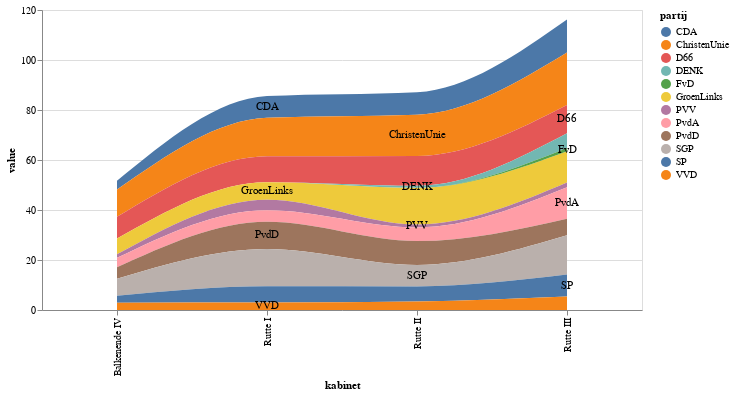

Here is the notebook cell this chart was saved with:
### Code cell
# Step 1: create the line
metric_of_interest = 'aantal_succesvolle_moties_zetel'
area = alt.Chart(party_perf).mark_area(interpolate="monotone").encode(
    x='kabinet:O',
    y='value:Q',
    color='partij:N'
).transform_filter(alt.FieldEqualPredicate(field='stat', equal=metric_of_interest))

data = party_perf[party_perf['stat'] == metric_of_interest]
parties=list(party_perf['partij'].unique())

def get_y_positions(party_perf, kabinet):
    return data.groupby(["kabinet", "partij"]).sum().loc[kabinet].iloc[::-1].cumsum()["value"]

def get_bar_width(kabinet, partij):
    query = f'kabinet == "{kabinet}" & partij == "{partij}"'
    return data.query(query)['value'].values[0]
    
xpos = ['Rutte III' if i%3==2 
                else 'Rutte II' if i%3==1
                else 'Rutte I' 
                for i, p in enumerate(parties)]

ys = {c: get_y_positions(party_perf, c) for c in cabinets}
ypos = [ys[xpos[i]].loc[p] - 0.5* get_bar_width(xpos[i],p) for i, p in enumerate(parties)]
test = [get_bar_width(xpos[i],p) for i, p in enumerate(parties)]
demotext = pd.DataFrame({'kabinet': xpos, 'value': ypos, 'partij': parties, 'test':test})
demotext



t = (alt.Chart(demotext).mark_text()
        .encode(
    x='kabinet:O',
    y='value:Q',
    text='partij:N'
))

# line+t
chart = alt.layer(area, t, width=600)
chart

### Figure 1 — Vega-Lite specification as saved in the notebook (floating-point values rounded to 4 significant figures; data arrays with more than 128 entries replaced by an {"elided": "..."} marker saying what was removed)
{"config": {"view": {"continuousWidth": 400, "continuousHeight": 300}}, "layer": [{"data": {"name": "data-55ccaf7806b71905c2600c0fb420fd5b"}, "mark": {"type": "area", "interpolate": "monotone"}, "encoding": {"color": {"type": "nominal", "field": "partij"}, "x": {"type": "ordinal", "field": "kabinet"}, "y": {"type": "quantitative", "field": "value"}}, "transform": [{"filter": {"equal": "aantal_succesvolle_moties_zetel", "field": "stat"}}]}, {"data": {"name": "data-a37a033982caffb151f30741cb0f18b5"}, "mark": "text", "encoding": {"text": {"type": "nominal", "field": "partij"}, "x": {"type": "ordinal", "field": "kabinet"}, "y": {"type": "quantitative", "field": "value"}}}], "width": 600, "$schema": "https://vega.github.io/schema/vega-lite/v4.0.2.json", "datasets": {"data-55ccaf7806b71905c2600c0fb420fd5b": {"elided": "352 records"}, "data-a37a033982caffb151f30741cb0f18b5": [{"kabinet": "Rutte I", "value": 81.24, "partij": "CDA", "test": 8.633}, {"kabinet": "Rutte II", "value": 69.85, "partij": "ChristenUnie", "test": 16.44}, {"kabinet": "Rutte III", "value": 76.35, "partij": "D66", "test": 11.34}, {"kabinet": "Rutte I", "value": 47.62, "partij": "GroenLinks", "test": 7.023}, {"kabinet": "Rutte II", "value": 33.62, "partij": "PVV", "test": 1.194}, {"kabinet": "Rutte III", "value": 42.8, "partij": "PvdA", "test": 12.52}, {"kabinet": "Rutte I", "value": 29.83, "partij": "PvdD", "test": 10.91}, {"kabinet": "Rutte II", "value": 13.74, "partij": "SGP", "test": 8.576}, {"kabinet": "Rutte III", "value": 9.782, "partij": "SP", "test": 8.741}, {"kabinet": "Rutte I", "value": 1.475, "partij": "VVD", "test": 2.951}, {"kabinet": "Rutte II", "value": 49.29, "partij": "DENK", "test": 0.737}, {"kabinet": "Rutte III", "value": 64.19, "partij": "FvD", "test": 1.302}]}}
